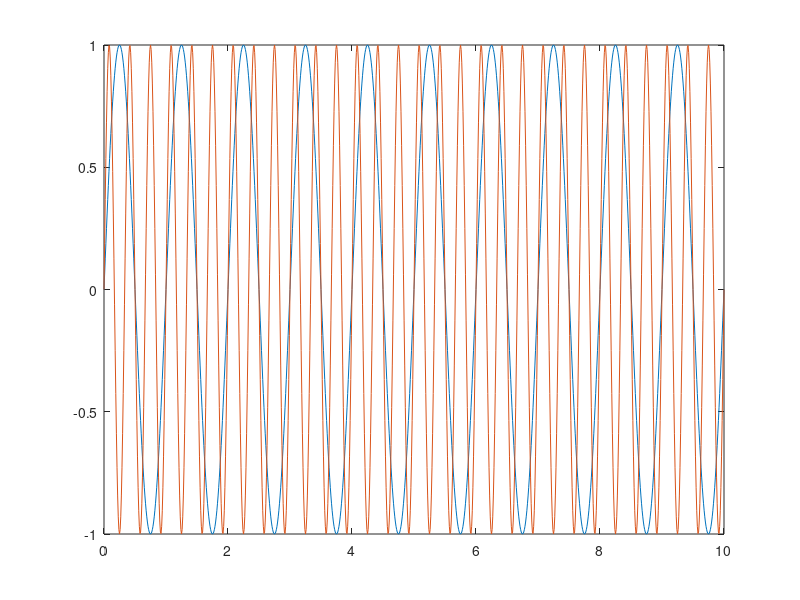
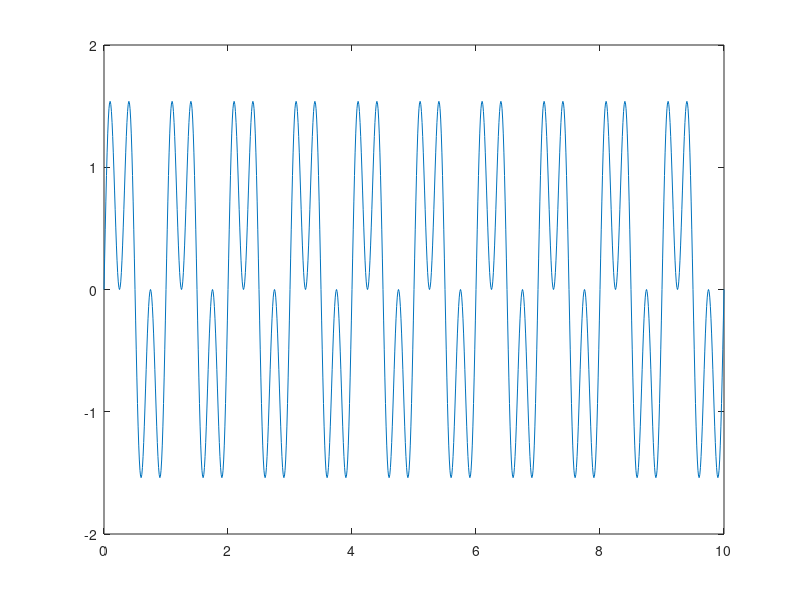
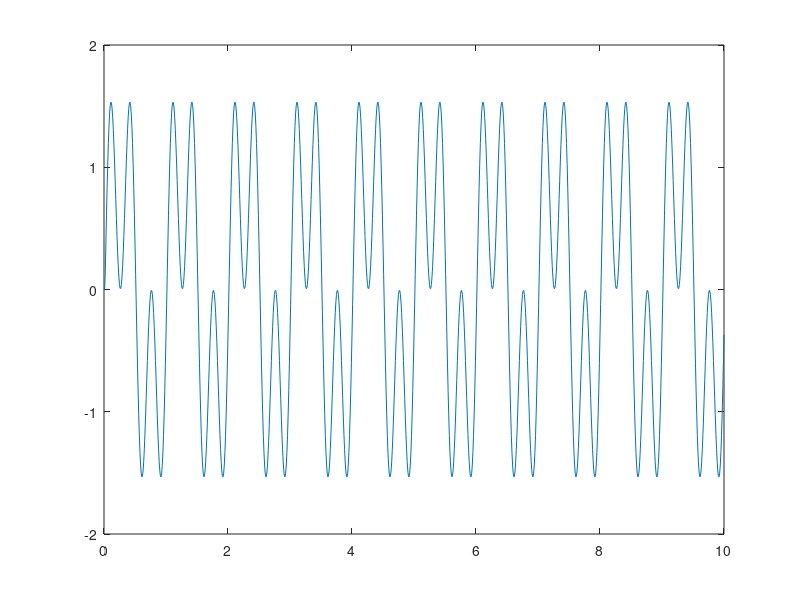

The MATLAB source for these figures, in order:
clc; close all; clear all;
f1 = 1;
f2 = 3;
t = 0:f1/100:10/f1;
y1 = sin(2*pi*f1.*t);
y2 = sin(2*pi*f2.*t);
y3 = y1+y2;
figure (1)
plot(t,y1, t, y2)
figure (2)
plot(t,y3);

%%
close all
Fs = 1;
fc = 1;
Wn = (2/Fs)*fc;
b = fir1(3,0.5,'low');

y = filter(b,1,y3);
figure(3)
plot(t,y)